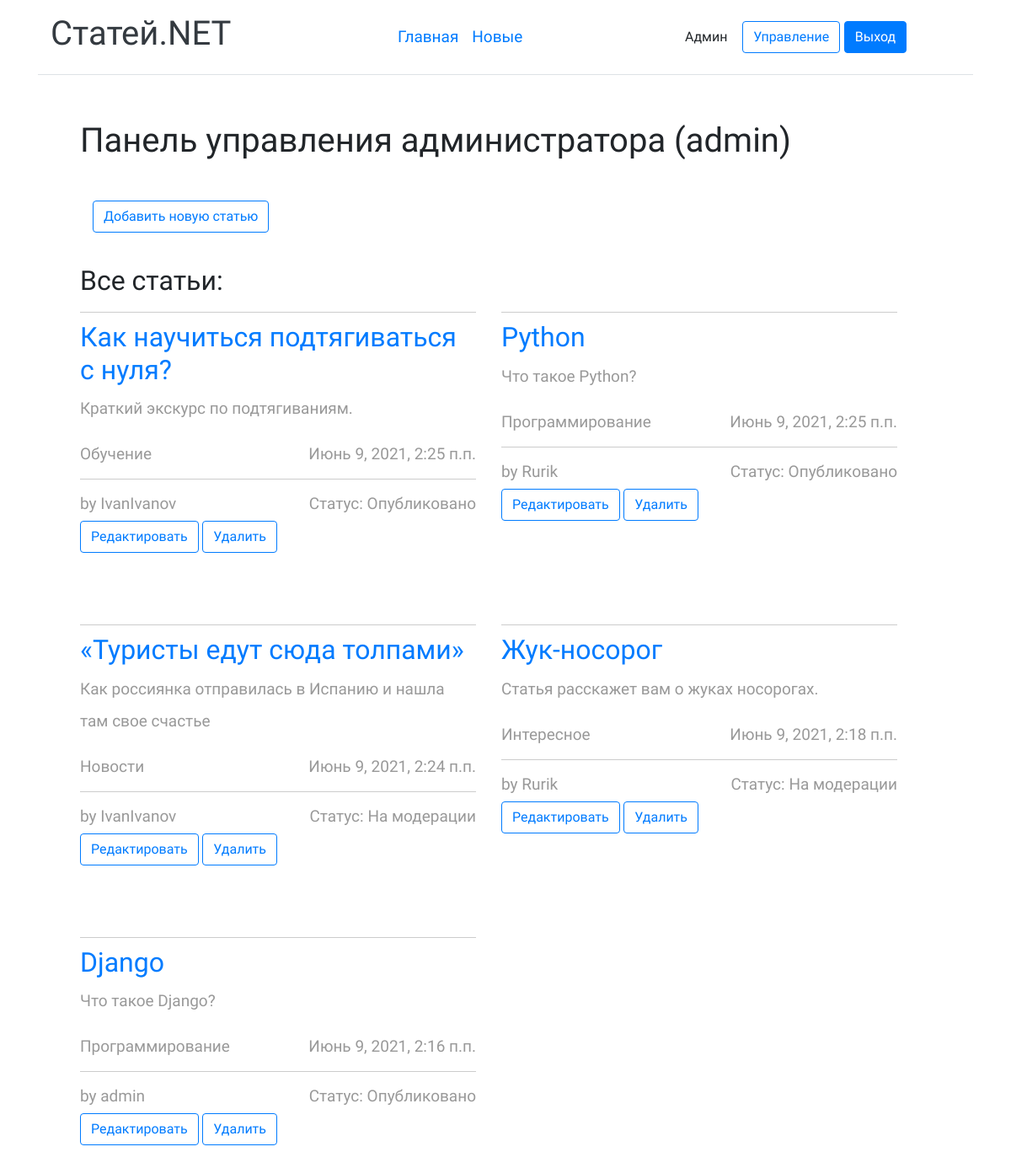
Screenshot of /adminpanel/ (signed in) with the database file from the repository.
### articles/models.py (models this page shows, shortened)
class Post(models.Model):
    id = models.AutoField(unique=True, primary_key=True)
    title = models.CharField('Заголовок статьи', max_length=64)
    author = models.ForeignKey(User, on_delete=models.CASCADE, null=True)
    announcement_post = models.CharField('Анонс статьи', max_length=255, null=True)
    text = models.TextField('Текст статьи')
    post_data = models.DateTimeField(auto_now=True)
    category = models.ForeignKey(Category, on_delete=models.CASCADE)
    status = models.ForeignKey(Status, on_delete=models.CASCADE, null=True, default=1)

class Category(models.Model):
    id = models.AutoField(unique=True, primary_key=True)
    name = models.CharField('Название котегории', max_length=64)
    def __str__(self):
        return self.name

class Status(models.Model):
    id = models.AutoField(unique=True, primary_key=True)
    name = models.CharField('Статус статьи', max_length=16)
    def __str__(self):
        return self.name

### articles/views.py (the view)
# urls.py: path('adminpanel/', views.admin_article_page, name='adminpanel'),
def admin_article_page(request):
    context = {
        'all_posts': Post.objects.all().order_by('-post_data')
    }
    return render(request, "articles/admin_panel.html", context)

### articles/templates/articles/admin_panel.html (shortened to what this page needs)
{% extends 'base.html' %}
{% load static %}
{% block content %}
    {% if request.user.is_superuser %}
    <h1>Панель управления администратора ({{ request.user }})</h1><br>
          <div class="col-md-3 text-end">
            <button type="button" class="btn btn-outline-primary me-2" onclick="location.href='{% url 'new_post' %}'">Добавить новую статью</button><br><br>
        </div>
        <h2>Все статьи:</h2>
        <div class="row">
                {% for post in all_posts %}
                <article class="col-12 col-md-6 tm-post">
                    <hr class="tm-hr-primary">
                    <a href="{% url 'post' post.id %}" class="effect-lily tm-post-link tm-pt-60">
                        <h2 class="tm-pt-30 tm-color-primary tm-post-title">{{ post.title }}</h2>
                    </a>
                    <p class="tm-pt-30">
                        {{ post.announcement_post }}
                    </p>
                    <div class="d-flex justify-content-between tm-pt-45">
                        <span class="tm-color-primary">{{ post.category }}</span>
                        <span class="tm-color-primary">{{ post.post_data }}</span>
                    </div>
                    <hr>
                    <div class="d-flex justify-content-between">
                        <span>by {{ post.author }}</span>
                        <span>Статус: {{ post.status }}</span>
                    </div>
                    <button type="button" class="btn btn-outline-primary me-2" onclick="location.href='{% url 'edit' post.id %}'">Редактировать</button>
                    <button type="button" class="btn btn-outline-primary me-2" onclick="location.href='{% url 'delete' post.id %}'">Удалить</button>
                </article>
                {% endfor %}
    </div>
    {% else %}
    <p>Вы не являетесь администратором, войдите с логина администратора. </p>
    {% endif %}
{% endblock %}

### articles/templates/base.html (shortened to what this page needs)
<!DOCTYPE html>
<html lang="ru">
<head>
    {% load static %}
    <link rel="stylesheet" href="fontawesome/css/all.min.css">
    <link href="{% static 'css/bootstrap.min.css' %}" rel="stylesheet">
    <link href="{% static 'css/mainstyle.css' %}" rel="stylesheet">
</head>
<body>
 <div class="container">
    <header class="d-flex flex-wrap align-items-center justify-content-center justify-content-md-between py-3 mb-4 border-bottom">
      <a href="/" class="d-flex align-items-center col-md-3 mb-2 mb-md-0 text-dark text-decoration-none">
        <h1>Статей.NET</h1>
      </a>
      <ul class="nav col-12 col-md-auto mb-2 justify-content-center mb-md-0">
        <li><a href="/" class="nav-link px-2 link-secondary">Главная</a></li>
        <li><a href="{% url 'newarticles' %}" class="nav-link px-2 link-dark">Новые</a></li>
      </ul>
      <div class="col-md-4 text-end">
          {% if request.user.is_authenticated %}
                <div class="btn">{{ request.user.first_name }}</div>
            {% if request.user.is_superuser %}
                <button type="button" class="btn btn-outline-primary me-2" onclick="location.href='{% url 'adminpanel' %}'">Управление</button>
            {% endif %}
          <button type="button" class="btn btn-primary" onclick="location.href='{% url 'logout' %}'">Выход</button>
          {% else %}
            <button type="button" class="btn btn-outline-primary me-2" onclick="location.href='{% url 'login' %}'">Вход</button>
            <button type="button" class="btn btn-primary" onclick="location.href='{% url 'register' %}'">Регистрация</button>
          {% endif %}
      </div>
    </header>
  </div>
<div class="container">
        <main class="tm-main">
            {% block content %}
            {% endblock %}
        </main>
</div>
</body>
</html>

### articles/static/css/mainstyle.css (style rules this page uses)
html { overflow-x: hidden; }
body { margin: 0; padding: 0; font-family: 'Source Sans Pro', sans-serif; font-size: 19px; line-height: 2em; overflow-x: hidden; }
p, span { color: #999; }
hr { border-top-color: #CCC; margin-top: 10px; margin-bottom: 10px; }
.tm-main { margin: 0px; padding: 30px 50px 30px; }
.tm-post { max-width: 500px; }
ul { margin: 0; padding: 0; }
.tm-post-link { display: block; position: relative; cursor: pointer; }
.tm-post { margin-bottom: 75px; }

### rows the page displays
Post: title "Как научиться подтягиваться с нуля?", announcement_post "Краткий экскурс по подтягиваниям.", category "Обучение", post_data "Июнь 9, 2021, 2:25 п.п.", author "IvanIvanov", status "Опубликовано"
Post: title "Python", announcement_post "Что такое Python?", category "Программирование", post_data "Июнь 9, 2021, 2:25 п.п.", author "Rurik", status "Опубликовано"
Post: title "«Туристы едут сюда толпами»", announcement_post "Как россиянка отправилась в Испанию и нашла там свое счастье", category "Новости", post_data "Июнь 9, 2021, 2:24 п.п.", author "IvanIvanov", status "На модерации"
Post: title "Жук-носорог", announcement_post "Статья расскажет вам о жуках носорогах.", category "Интересное", post_data "Июнь 9, 2021, 2:18 п.п.", author "Rurik", status "На модерации"
Post: title "Django", announcement_post "Что такое Django?", category "Программирование", post_data "Июнь 9, 2021, 2:16 п.п.", author "admin", status "Опубликовано"

### other values shown
{{ request.user.first_name }} "Админ"
{{ request.user }} "admin"
